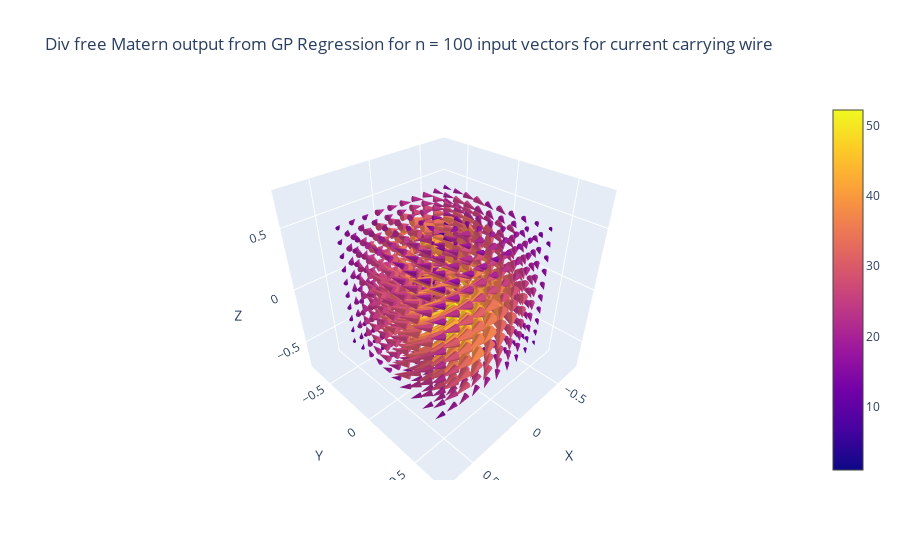

The code cell stored with this chart in its notebook:
### Code cell
plotter(outputs_wire_div_free_matern, 
        title = f'Div free Matern output from GP Regression for n = {given_samples_wire} input vectors for current carrying wire')

### Figure 1 — Plotly figure (JSON) as saved in the notebook; plotly's stock layout.template omitted (floating-point values rounded to 4 significant figures; data arrays with more than 128 entries replaced by an {"elided": "..."} marker saying what was removed)
{"data": [{"anchor": "tail", "sizemode": "scaled", "sizeref": 2, "type": "cone", "u": {"elided": "1000 float values"}, "v": {"elided": "1000 float values"}, "w": {"elided": "1000 float values"}, "x": {"elided": "1000 float values"}, "y": {"elided": "1000 float values"}, "z": {"elided": "1000 float values"}}], "layout": {"scene": {"xaxis": {"title": {"text": "X"}}, "yaxis": {"title": {"text": "Y"}}, "zaxis": {"title": {"text": "Z"}}}, "title": {"text": "Div free Matern output from GP Regression for n = 100 input vectors for current carrying wire"}}}
